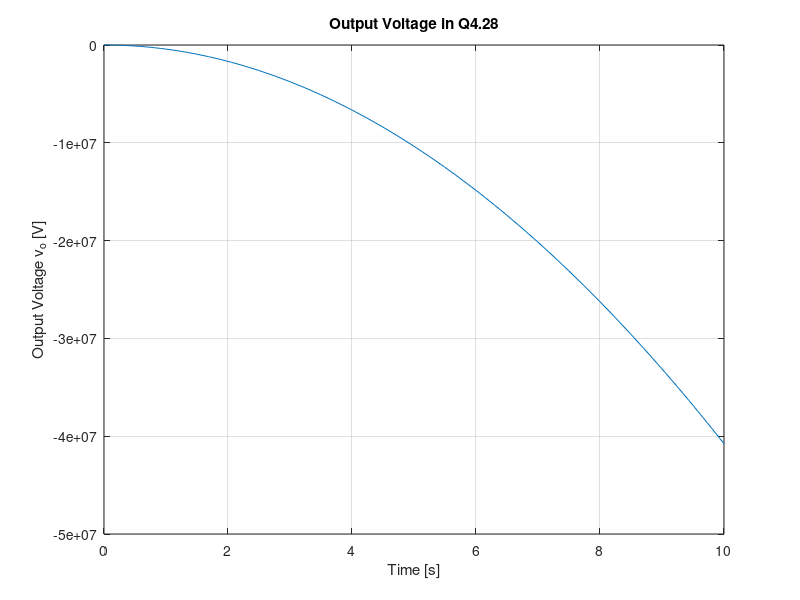

Write the MATLAB code that produced this figure.
function [  ] = Q4_28( )
% Solves the 2nd order ODE in Q4.28
%   Plots the answer

% Constants
global R L C
R = 35;
L = 0.5;
C = 95e-6;


% Solve it numerically
[TOUT,YOUT] = ode45(@dydtsys,[0, 10],[0; 0]);

% Plot
close all
figure
hold on
plot(TOUT,YOUT(:,1));
box on
grid on
xlabel('Time [s]')
ylabel('Output Voltage v_o [V]')
title('Output Voltage in Q4.28')
hold off


end



function vdot = dydtsys(t,v)
% The function dydtsys is used to hold the ODEs
% t is the current time (a single number).
% v is a two element vector;
% v = [v; vdot]
% vdot = [vdot; vddot]

% Hard coding constants
global R L C

v_i = 40/(1+0.01*t);
v_idot = -2/(5*(t/100 + 1)^2);

vdot(1,1)= v(2);
vdot(2,1)= (-1/R*v_idot - 1/L*v_i)/C;


end

